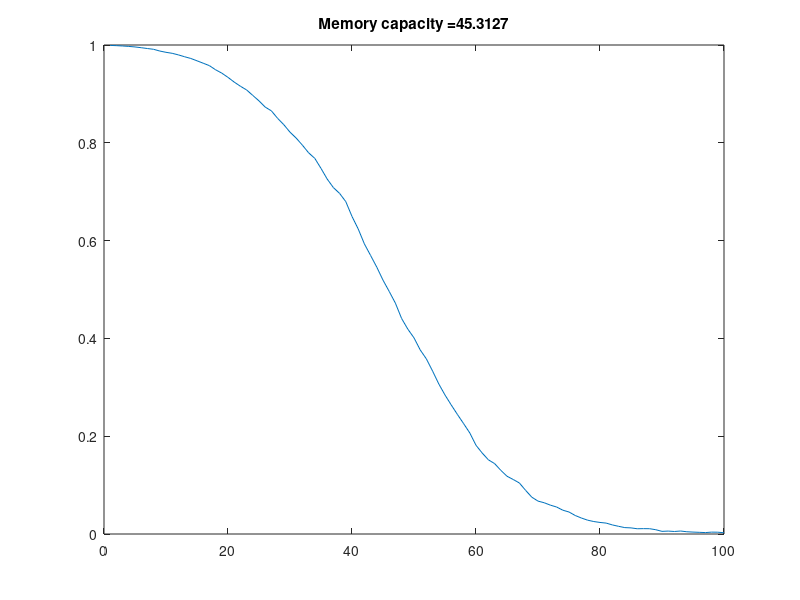

This figure's MATLAB source:
close all;
clear;
clc;

%% parameters
size_x = 1;
size_y = 100;
size_b = 1;
size_h = 500;
size_test = 10000;
size_ts = 10000;
lambda = 0.0; % regularization constant for linear perceptron
alpha = 0.00; % decay
beta = 0.0; % sparse

%% weight matrices
%K_bar = rand(size_x + size_h + size_b, size_x + size_h + size_b)-0.5;
K_connected = rand(size_x + size_h + size_b) > beta;
K_bar = K_connected .* randn(size_x + size_h + size_b, size_x + size_h + size_b);
k = max(real(eig(K_bar)));
K = K_bar(1:size_h, :) / k; % weights connected to hidden layer

%% bias
b = ones(size_b, 1);

%% activations
% hidden layer activation - tanh
g = @(x) (exp(x)-exp(-x)) ./ (exp(x)+exp(-x));

%% training set
x = randn(size_ts, size_x); % inputs from random gaussian noise
h = zeros(size_h, 1); % hidden layer values start at 0
%% training though signal propagation
C = zeros(size_x + size_h + size_b);
U = zeros(size_y, size_x + size_h + size_b);
for t = size_y+1:size_ts
    y0 = flip(x(t-size_y:t-1)); % output y0[i] should be the signal at x[t-i]
    C = C + [x(t); h; b] * [x(t); h; b]';
    U = U + y0 * [x(t); h; b]';
    h = alpha * h + (1-alpha) * g(K * [x(t); h; b]);
end
C = C / (size_ts - (size_y + 1));
U = U / (size_ts - (size_y + 1));

%% optimal weights of output layer
I = eye(size(C));
W = U / (C - lambda * I);
h = zeros(size_h, 1);

%% test set
x = randn(size_test, size_x);
Sy = zeros(size_y, 1);
Sy2 = zeros(size_y, 1);
Sy0 = zeros(size_y, 1);
Sy02 = zeros(size_y, 1);
Syy0 = zeros(size_y, 1);
for t = size_y+1:size_test
    % signal propagation in the network
    y0 = flip(x(t-size_y:t-1)); % output y0[i] should be the signal at x[t-i]
    y = W * [x(t); h; b];
    h = alpha * h + (1-alpha) * g(K * [x(t); h; b]);
    
    % pearson correlation coefficeints calculation
    Sy = Sy + y;
    Sy2 = Sy2 + y .^ 2;
    Sy0 = Sy0 + y0;
    Sy02 = Sy02 + y0 .^ 2;
    Syy0 = Syy0 + y .* y0;
end

n = size_test - (size_y + 1);
r = (n * Syy0 - Sy .* Sy0) ./ sqrt((n * Sy2 - Sy .^ 2) .* (n * Sy02 - Sy0 .^ 2));
r2 = r .^ 2;
plot(r2);
title(strcat('Memory capacity = ' , num2str(sum(r2))));
